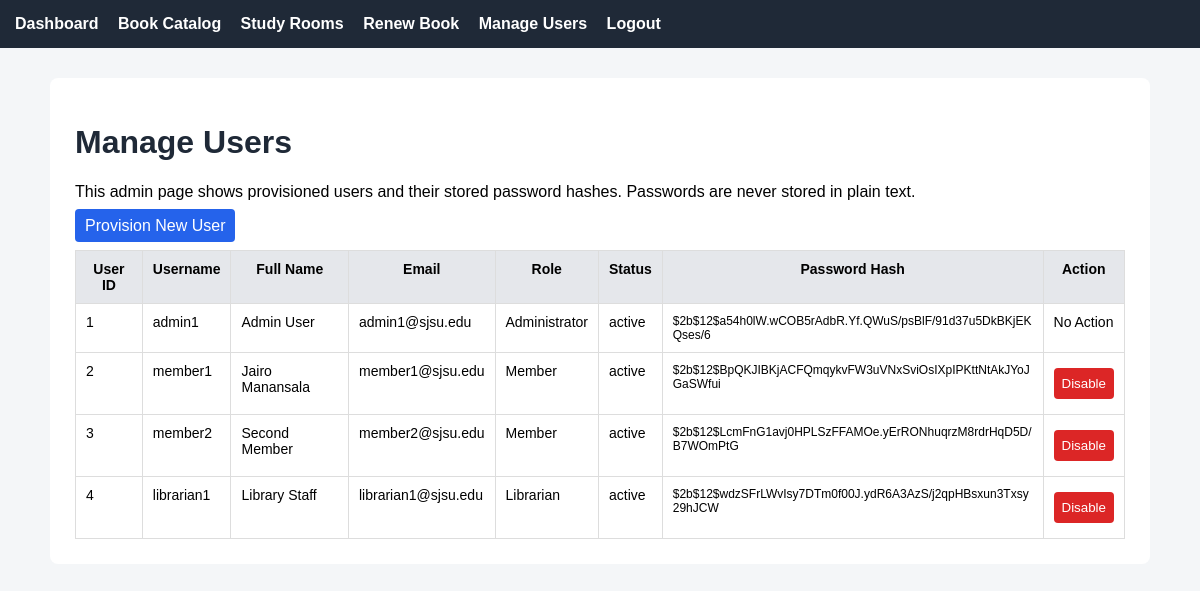
The app's page /users (signed in) with its own data.
### tables this page shows
CREATE TABLE users (
    user_id INTEGER PRIMARY KEY AUTOINCREMENT,
    username TEXT NOT NULL UNIQUE,
    password_hash TEXT NOT NULL,
    full_name TEXT NOT NULL,
    email TEXT NOT NULL,
    account_status TEXT NOT NULL,
    role_id INTEGER NOT NULL,
    FOREIGN KEY (role_id) REFERENCES roles(role_id)
);

CREATE TABLE roles (
    role_id INTEGER PRIMARY KEY AUTOINCREMENT,
    role_name TEXT NOT NULL UNIQUE,
    parent_role TEXT
);

### app.py (the view)
@app.route("/users")
def users():
    if not login_required():
        return redirect(url_for("login"))
    if not has_permission("manage_user_accounts"):
        return deny_access("manage_user_accounts")
    conn = get_db_connection()
    users_data = conn.execute(
        """
        SELECT users.*, roles.role_name
        FROM users
        JOIN roles ON users.role_id = roles.role_id
        ORDER BY users.user_id
        """
    ).fetchall()
    conn.close()
    return render_template("admin/users.html", users=users_data)

### app.py (called while the page is built)
def get_current_user():
    if "user_id" not in session:
        return None
    conn = get_db_connection()
    user = conn.execute(
        """
        SELECT users.*, roles.role_name
        FROM users
        JOIN roles ON users.role_id = roles.role_id
        WHERE users.user_id = ?
        """,
        (session["user_id"],)
    ).fetchone()
    conn.close()
    return user

def get_user_permissions(user_id):
    conn = get_db_connection()
    permissions = conn.execute(
        """
        SELECT permissions.permission_name
        FROM users
        JOIN role_permissions ON users.role_id = role_permissions.role_id
        JOIN permissions ON role_permissions.permission_id = permissions.permission_id
        WHERE users.user_id = ?
        """,
        (user_id,)
    ).fetchall()
    conn.close()
    return [p["permission_name"] for p in permissions]

def login_required():
    return "user_id" in session

def has_permission(permission_name):
    user = get_current_user()
    if user is None:
        return False
    permissions = get_user_permissions(user["user_id"])
    return permission_name in permissions

### database.py (called while the page is built)
def get_db_connection():
    conn = sqlite3.connect(DATABASE)
    conn.row_factory = sqlite3.Row
    return conn

### templates/admin/users.html
{% extends "base.html" %}
{% block content %}
<h1>Manage Users</h1>
<p>
    This admin page shows provisioned users and their stored password hashes.
    Passwords are never stored in plain text.
</p>
<a class="button-link" href="{{ url_for('provision') }}">Provision New User</a>
<table>
    <tr>
        <th>User ID</th>
        <th>Username</th>
        <th>Full Name</th>
        <th>Email</th>
        <th>Role</th>
        <th>Status</th>
        <th>Password Hash</th>
        <th>Action</th>
    </tr>
    {% for user in users %}
    <tr>
        <td>{{ user["user_id"] }}</td>
        <td>{{ user["username"] }}</td>
        <td>{{ user["full_name"] }}</td>
        <td>{{ user["email"] }}</td>
        <td>{{ user["role_name"] }}</td>
        <td>{{ user["account_status"] }}</td>
        <td class="small-text">{{ user["password_hash"] }}</td>
        <td>
            {% if user["account_status"] == "active" and user["username"] != session["username"] %}
                <form method="POST" action="{{ url_for('deprovision_user', user_id=user['user_id']) }}"
                        onsubmit="return confirm('Are you sure you want to disable this user account?');">
                    <button class="danger" type="submit">Disable</button>
                </form>
            {% else %}
                No Action
            {% endif %}
        </td>
    </tr>
    {% endfor %}
</table>
{% endblock %}

### static/style.css (style rules this page uses)
body { font-family: Arial, sans-serif; background: #f4f6f8; margin: 0; padding: 0; }
h1, h2, h3 { color: #1f2937; }
input, select, button { padding: 8px; margin: 5px 0; }
button { background: #2563eb; color: white; border: none; border-radius: 4px; cursor: pointer; }
button.danger { background: #dc2626; }
a.button-link { background: #2563eb; color: white; padding: 8px 10px; text-decoration: none; border-radius: 4px; }
table { width: 100%; border-collapse: collapse; margin-top: 15px; font-size: 14px; }
th, td { border: 1px solid #ddd; padding: 10px; vertical-align: top; }
th { background: #e5e7eb; }
.small-text { font-size: 12px; word-break: break-all; }

### records on screen
users: user_id "1", username "admin1", full_name "Admin User", email "admin1@sjsu.edu", role_name "Administrator", account_status "active", password_hash "$2b$12$a54h0lW.wCOB5rAdbR.Yf.QWuS/psBlF/91d37u5DkBKjEKQses/6", shows "No Action"
users: user_id "2", username "member1", full_name "Jairo Manansala", email "member1@sjsu.edu", role_name "Member", account_status "active", password_hash "$2b$12$BpQKJIBKjACFQmqykvFW3uVNxSviOsIXpIPKttNtAkJYoJGaSWfui"
users: user_id "3", username "member2", full_name "Second Member", email "member2@sjsu.edu", role_name "Member", account_status "active", password_hash "$2b$12$LcmFnG1avj0HPLSzFFAMOe.yErRONhuqrzM8rdrHqD5D/B7WOmPtG"
users: user_id "4", username "librarian1", full_name "Library Staff", email "librarian1@sjsu.edu", role_name "Librarian", account_status "active", password_hash "$2b$12$wdzSFrLWvIsy7DTm0f00J.ydR6A3AzS/j2qpHBsxun3Txsy29hJCW"
